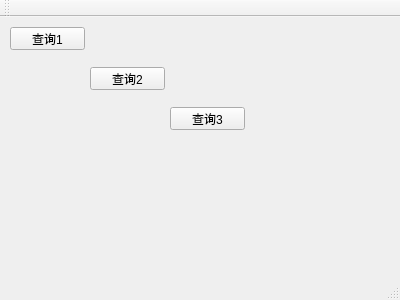
<?xml version="1.0" encoding="UTF-8"?>
<ui version="4.0">
 <class>MainWindow</class>
 <widget class="QMainWindow" name="MainWindow">
  <property name="geometry">
   <rect>
    <x>0</x>
    <y>0</y>
    <width>400</width>
    <height>300</height>
   </rect>
  </property>
  <property name="windowTitle">
   <string>MainWindow</string>
  </property>
  <widget class="QWidget" name="centralWidget">
   <widget class="QPushButton" name="pushButton">
    <property name="geometry">
     <rect>
      <x>10</x>
      <y>10</y>
      <width>75</width>
      <height>23</height>
     </rect>
    </property>
    <property name="text">
     <string>查询1</string>
    </property>
   </widget>
   <widget class="QPushButton" name="pushButton_2">
    <property name="geometry">
     <rect>
      <x>90</x>
      <y>50</y>
      <width>75</width>
      <height>23</height>
     </rect>
    </property>
    <property name="text">
     <string>查询2</string>
    </property>
   </widget>
   <widget class="QPushButton" name="pushButton_3">
    <property name="geometry">
     <rect>
      <x>170</x>
      <y>90</y>
      <width>75</width>
      <height>23</height>
     </rect>
    </property>
    <property name="text">
     <string>查询3</string>
    </property>
   </widget>
  </widget>
  <widget class="QMenuBar" name="menuBar">
   <property name="geometry">
    <rect>
     <x>0</x>
     <y>0</y>
     <width>400</width>
     <height>23</height>
    </rect>
   </property>
  </widget>
  <widget class="QToolBar" name="mainToolBar">
   <attribute name="toolBarArea">
    <enum>TopToolBarArea</enum>
   </attribute>
   <attribute name="toolBarBreak">
    <bool>false</bool>
   </attribute>
  </widget>
  <widget class="QStatusBar" name="statusBar"/>
 </widget>
 <layoutdefault spacing="6" margin="11"/>
 <resources/>
 <connections/>
</ui>
